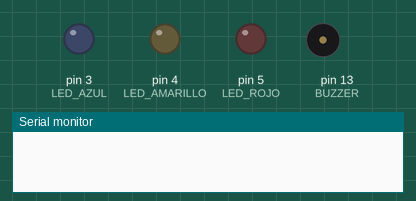
A sketch run on a simulated Arduino Uno, built with avr-gcc and run on an emulated ATmega328P. On the bench: output pins drawn as LEDs (lit = HIGH), buzzer (waves = sounding, pin HIGH), the last lines printed to the serial monitor.

Above: at 0.1 s.
At 4.65 s:
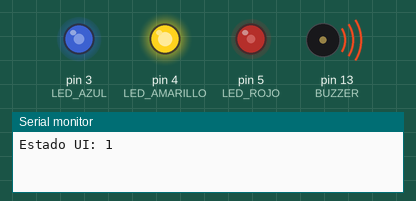
At 8.97 s:
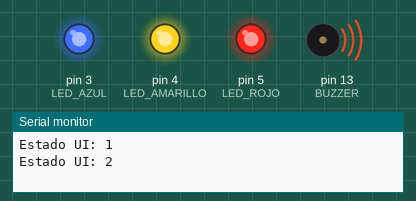
At 15.1 s:
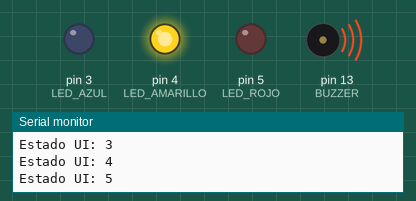
At 18.1 s:
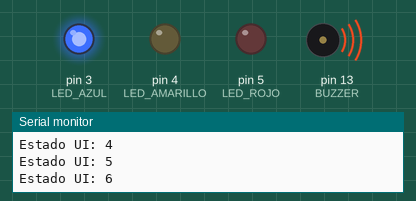
At 27.1 s:
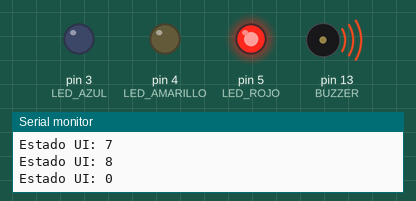
Timing chart, 0 to 40.0 s (numbered marks = the images above):
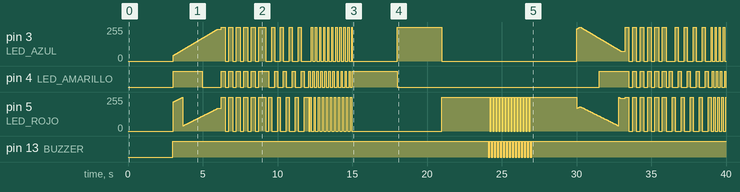

The sketch:

PRUEBA_INTERFAZ_PATRONES_sin_boton.ino
```cpp
//==============================
// Pines
//==============================

#define LED_AZUL 3
#define LED_AMARILLO 4
#define LED_ROJO 5
#define BUZZER 13

//==============================
// Control interfaz
//==============================
enum EstadoUI {
  UI_APAGADO,
  UI_LIMPIEZA,
  UI_LISTO,
  UI_EXTRACCION,
  UI_ANALISIS,
  UI_DIESEL,
  UI_NAFTA,
  UI_DUDA,
  UI_SOBREPRESION
};

EstadoUI estadoUI = UI_APAGADO;

void actualizarInterfaz();

unsigned long tiempoUI = 0;
byte pasoUI = 0;

EstadoUI estadoUIAnterior = UI_APAGADO;

//==============================
// Beep resultado
//==============================

bool beepActivo = false;
bool beepResultadoHecho = false;
unsigned long tiempoBeep = 0;

//==============================
// PRUEBA Cambio automático de estados
//==============================

unsigned long tiempoCambioEstado = 0;

void setup() {
  Serial.begin(9600);
  pinMode(LED_AZUL, OUTPUT);
  pinMode(LED_AMARILLO, OUTPUT);
  pinMode(LED_ROJO, OUTPUT);

  pinMode(BUZZER, OUTPUT);
  //PRUEBA
  tiempoCambioEstado = millis();
}

void loop() {
  cambiarEstadoAutomatico();

  actualizarInterfaz();
}

//PRUEBA
void cambiarEstadoAutomatico() {
  if (millis() - tiempoCambioEstado < 3000)
    return;

  tiempoCambioEstado = millis();

  switch (estadoUI) {
    case UI_APAGADO:
      estadoUI = UI_LIMPIEZA;
      Serial.print("Estado UI: ");
      Serial.println(estadoUI);
      break;

    case UI_LIMPIEZA:
      estadoUI = UI_LISTO;
      Serial.print("Estado UI: ");
      Serial.println(estadoUI);
      break;

    case UI_LISTO:
      estadoUI = UI_EXTRACCION;
      Serial.print("Estado UI: ");
      Serial.println(estadoUI);
      break;

    case UI_EXTRACCION:
      estadoUI = UI_ANALISIS;
      Serial.print("Estado UI: ");
      Serial.println(estadoUI);
      break;

    case UI_ANALISIS:
      estadoUI = UI_DIESEL;
      Serial.print("Estado UI: ");
      Serial.println(estadoUI);
      break;

    case UI_DIESEL:
      estadoUI = UI_NAFTA;
      Serial.print("Estado UI: ");
      Serial.println(estadoUI);
      break;

    case UI_NAFTA:
      estadoUI = UI_DUDA;
      Serial.print("Estado UI: ");
      Serial.println(estadoUI);
      break;

    case UI_DUDA:
      estadoUI = UI_SOBREPRESION;
      Serial.print("Estado UI: ");
      Serial.println(estadoUI);
      break;

    case UI_SOBREPRESION:
      estadoUI = UI_APAGADO;
      Serial.print("Estado UI: ");
      Serial.println(estadoUI);
      break;
  }
}

void actualizarInterfaz() {
  if (estadoUI != estadoUIAnterior) {
    estadoUIAnterior = estadoUI;
    tiempoUI = millis();
    pasoUI = 0;
    beepActivo = false;
    beepResultadoHecho = false;
    digitalWrite(BUZZER, HIGH);
  }
  switch (estadoUI) {
    case UI_LIMPIEZA: patronLimpieza(); break;
    case UI_LISTO: patronListo(); break;
    case UI_EXTRACCION: patronExtraccion(); break;
    case UI_ANALISIS: patronAnalisis(); break;
    case UI_DIESEL: patronDiesel(); break;
    case UI_NAFTA: patronNafta(); break;
    case UI_DUDA: patronDuda(); break;
    case UI_SOBREPRESION: patronSobrepresion(); break;
  }
}

void setLED(byte azul, byte amarillo, byte rojo) {
  analogWrite(LED_AZUL, azul);
  analogWrite(LED_AMARILLO, amarillo);
  analogWrite(LED_ROJO, rojo);
}

//==============================
// BUZZER FUNCION
//==============================

void actualizarBeep() {
  if (!beepActivo)
    return;

  if (millis() - tiempoBeep >= 80) {
    digitalWrite(BUZZER, HIGH);
    beepActivo = false;
  }
}

void iniciarBeep() {
  digitalWrite(BUZZER, HIGH);

  beepActivo = true;
  tiempoBeep = millis();
}

//==============================
// LIMPIEZA FUNCION
//==============================

void patronLimpieza() {
  if (millis() - tiempoUI < 15)
    return;

  tiempoUI = millis();

  static int brillo = 40;
  static int dir = 1;

  brillo += dir;

  if (brillo >= 255)
    dir = -1;

  if (brillo <= 40)
    dir = 1;

  byte azul = brillo;

  byte amarillo = map((brillo + 85) % 255, 0, 255, 40, 255);

  byte rojo = map((brillo + 170) % 255, 0, 255, 40, 255);

  setLED(azul, amarillo, rojo);
}

//==============================
// TODO LISTO
//==============================

void patronListo() {
  if (millis() - tiempoUI < 250)
    return;

  tiempoUI = millis();

  pasoUI = !pasoUI;

  if (pasoUI)
    setLED(255, 255, 255);

  else
    setLED(0, 0, 0);
}

//==============================
// EXTACCION
//==============================

void patronExtraccion() {
  if (millis() - tiempoUI < 200)
    return;

  tiempoUI = millis();

  pasoUI++;

  if (pasoUI > 2)
    pasoUI = 0;

  switch (pasoUI) {
    case 0:
      setLED(255, 0, 0);
      break;

    case 1:
      setLED(0, 255, 0);
      break;

    case 2:
      setLED(0, 0, 255);
      break;
  }
}

//==============================
// ANALISIS
//==============================

void patronAnalisis() {
  if (millis() - tiempoUI < 90)
    return;

  tiempoUI = millis();

  pasoUI++;

  if (pasoUI > 2)
    pasoUI = 0;

  switch (pasoUI) {
    case 0:
      setLED(255, 0, 0);
      break;

    case 1:
      setLED(0, 255, 0);
      break;

    case 2:
      setLED(0, 0, 255);
      break;
  }
}

//==============================
// COMBUSTIBLES DECISION
//==============================

void patronNafta() {
  setLED(255, 0, 0);

  if (!beepResultadoHecho) {
    iniciarBeep();
    beepResultadoHecho = true;
  }

  actualizarBeep();
}

void patronDiesel() {
  setLED(0, 255, 0);

  if (!beepResultadoHecho) {
    iniciarBeep();
    beepResultadoHecho = true;
  }

  actualizarBeep();
}

void patronDuda() {
  setLED(0, 0, 255);

  if (!beepResultadoHecho) {
    iniciarBeep();
    beepResultadoHecho = true;
  }

  actualizarBeep();
}

//==============================
// SOBREPRESION
//==============================

void patronSobrepresion() {
  if (millis() - tiempoUI < 100)
    return;

  tiempoUI = millis();

  pasoUI = !pasoUI;

  if (pasoUI) {
    setLED(0, 0, 255);
    digitalWrite(BUZZER, LOW);
  } else {
    setLED(0, 0, 0);
    digitalWrite(BUZZER, HIGH);
  }
}

/*
⠀⠀⠀⠀⠀⠀⠀⠀⠀⠀⠀⠀⠀⠀⠀⠀⠀⠀⠀⠀⠀⠀⠀⠀⣀⣤⣶⡾⢿⣿⠿⠿⢿⠿⠿⣿⣿⣶⣤⣄⠀⠀⠀⠀⠀⣠⡖⠀⠀⠀⠀⣀⡀⠀⠀⠀⠀⠀⠀⠀⠀⠀⠀
⠀⠀⠀⠀⠀⠀⠀⠀⠀⠀⠀⠀⠀⠀⠀⠀⠀⠀⠀⠀⠀⢀⣴⣿⠟⠹⠃⠀⠈⠁⠀⠀⠀⠀⠀⠀⠿⢭⣿⣿⣿⣦⣄⢠⣾⣿⡇⣀⣤⣶⣾⠋⠀⣀⣠⣤⣤⡶⠒⠀⠀⠀⠀
⠀⠀⠀⠀⠀⠀⠀⠀⠀⠀⠀⠀⠀⠀⠀⠀⠀⠀⠀⠀⢀⠾⠃⣁⠀⠀⡀⡰⢄⠀⠀⠀⠀⠀⠀⠀⠀⠀⠨⢿⣿⣿⣿⣿⣿⣿⣿⣿⣿⣿⣿⣿⣿⣿⣿⣿⣿⣤⣶⣶⣿⣷⣤
⠀⠀⠀⠀⠀⠀⠀⠀⠀⠀⠀⠀⠀⠀⠀⠀⠀⠀⠀⢀⠟⠀⢚⣹⠃⠀⢷⡳⢶⡶⠒⠋⠉⠙⠲⠄⠀⠀⠐⠲⣿⣿⣿⣿⣿⣿⣿⣿⣿⣿⣿⣿⣿⣿⣿⣿⣿⣿⣿⣿⣿⠟⠁
⠀⠀⠀⠀⠀⠀⠀⠀⠀⠀⠀⠀⠀⠀⠀⠀⠀⠀⢀⣟⡤⠚⠛⢧⠀⠀⠀⠘⠃⠀⢀⣤⠄⠀⠀⠀⠀⠀⠀⠘⢲⣿⣿⣿⣿⣿⣿⣿⣿⣿⣿⣿⣿⣿⣿⣿⣿⣿⣿⣿⠁⠀⠀
⠀⠀⠀⠀⠀⠀⠀⠀⠀⠀⠀⠀⠀⠀⠀⠀⠀⠀⢸⠋⠀⠀⢤⣈⡇⠀⠀⠀⠲⠾⣽⣒⡒⠒⢶⠤⣄⠀⠀⠀⠐⢭⣿⣿⣿⣿⣿⣿⣿⣿⣿⣿⣿⣿⣿⣿⣿⣿⡟⠁⠀⠀⠀
⠀⠀⠀⠀⠀⠀⠀⠀⠀⠀⠀⠀⠀⠀⠀⠀⠀⠀⣏⡤⡔⣶⡿⠋⠀⠀⠀⠀⠀⠀⠀⠈⠉⠁⠈⠉⠋⠀⠀⠀⠀⠐⢿⣿⣿⣿⣿⣿⢿⣿⣿⣿⣿⣿⣿⣿⡿⠋⠀⠀⠀⠀⠀
⠀⠀⠀⠀⠀⠀⠀⠀⠀⠀⠀⠀⠀⠀⠀⠀⠀⢰⠏⠉⠁⠀⣷⡆⠺⢲⡄⠀⠀⠀⠀⠀⠀⠀⠀⠀⠀⠀⠀⠀⠀⠀⢸⣿⣿⣿⣿⣿⣸⣿⣿⣿⣿⣿⣿⣿⣶⣤⣤⡤⠀⠀⠀
⠀⠀⠀⠀⠀⠀⠀⠀⠀⠀⠀⠀⠀⠀⠀⠀⠀⡞⠀⢀⠀⠀⠉⠁⠀⠀⠀⠀⠀⢀⡀⠀⠀⠀⠀⠀⠀⠀⠀⠀⠀⠀⠈⣿⣿⣿⣿⣿⣿⣿⣿⣿⣿⣿⣿⠿⠟⠉⠁⠀⠀⠀⠀
⠀⠀⠀⠀⠀⠀⠀⠀⠀⠀⠀⠀⠀⠀⠀⠀⢸⠃⠀⣿⡤⠖⠚⠋⠉⠉⠉⠙⢦⠀⢷⠀⠀⠀⠀⠀⠀⠀⠀⠀⠀⠀⠀⠿⠛⣹⠚⢻⣿⣿⣿⣿⡉⠉⠀⠀⠀⠀⠀⠀⠀⠀⠀
⠀⠀⠀⠀⠀⠀⠀⠀⠀⠀⠀⠀⠀⠀⠀⠀⣿⠀⠀⠁⡇⠐⢿⣿⣿⣿⣿⣿⣾⣆⠘⡆⠀⠀⠀⠀⠀⠀⠀⠀⠀⠀⠀⠀⣼⡁⠀⣸⠉⠉⠙⠛⠉⠛⠀⠀⠀⠀⠀⠀⠀⠀⠀
⠀⠀⠀⠀⠀⠀⠀⠀⠀⠀⠀⠀⠀⠀⠀⠀⣿⠀⠀⠀⢿⣀⠈⠹⣿⣿⣿⣿⣿⣿⠀⠇⠀⠀⠀⠀⠀⠀⠀⠀⠀⠀⠀⠀⣻⢷⠘⡿⠀⠀⠀⠀⠀⠀⠀⠀⠀⠀⠀⠀⠀⠀⠀
⠀⠀⠀⠀⠀⠀⠀⠀⠀⠀⠀⠀⠀⠀⠀⠀⢸⡄⠀⠀⠘⣿⣿⣦⣾⣿⣿⣿⣿⣿⡇⠀⠀⠀⠀⠀⠀⠀⠀⠀⠀⠀⠀⢰⣯⠋⣸⣇⠀⠀⠀⠀⠀⠀⠀⠀⠀⠀⠀⠀⠀⠀⠀
⠀⠀⠀⠀⠀⠀⠀⠀⠀⠀⠀⠀⠀⠀⠀⠀⠘⡇⠀⠀⠀⣿⣿⣿⡿⠿⠿⠿⠿⢿⡇⠀⠀⠀⠀⠀⠀⠀⠀⠀⠀⠀⠀⢸⣎⡴⠋⢸⠇⠀⠀⠀⠀⠀⠀⠀⠀⠀⠀⠀⠀⠀⠀
⠀⠀⠀⠀⠀⠀⠀⠀⠀⠀⠀⠀⠀⠀⠀⠀⠀⢹⡀⠀⠀⣿⠿⠍⠀⠠⠤⠤⠤⡼⠀⠀⠀⠀⠀⠀⠀⠀⠀⠀⢀⡠⠖⠋⠉⠀⢀⡇⠀⠀⠀⠀⠀⠀⠀⠀⠀⠀⠀⠀⠀⠀⠀
⠀⠀⠀⠀⠀⠀⠀⠀⠀⠀⠀⠀⠀⠀⠀⠀⠀⠈⣇⠀⠀⠻⠤⠤⠄⠒⠒⠒⠚⠁⠀⠀⠀⣠⣾⣿⣷⣶⣤⣞⡉⠀⠀⠀⠀⠀⠼⠉⡇⠀⠀⠀⠀⠀⠀⠀⠀⠀⠀⠀⠀⠀⠀
⠀⠀⠀⠀⠀⠀⠀⠀⠀⠀⠀⠀⠀⠀⠀⠀⠀⠀⢸⡄⠀⠐⠒⠲⠶⠶⠀⠀⠀⠀⢀⣴⣿⣿⣿⣿⣿⣿⣿⣿⣿⣦⡄⠀⠀⠀⣠⠾⣷⣲⠤⣀⠀⠀⠀⠀⠀⠀⠀⠀⠀⠀⠀
⠀⠀⠀⠀⠀⠀⠀⠀⠀⠀⠀⠀⠀⠀⠀⠀⠀⠀⠀⣷⠀⠀⠀⠀⠀⠀⠀⠀⠀⣴⣿⣿⣿⣿⣿⣿⣿⣿⣿⣿⣿⣿⣿⣦⡀⠾⠓⠋⠉⠀⠀⠈⣆⠀⠀⠀⠀⠀⠀⠀⠀⠀⠀
⠀⠀⠀⠀⠀⠀⠀⠀⠀⠀⠀⠀⠀⠀⠀⠀⠀⠀⢀⣘⣦⣄⣀⣀⣀⣀⣀⣠⣾⣿⣿⣿⣿⣿⣿⣿⣿⣿⣿⣿⣿⣿⣿⣿⣿⣷⡄⠀⠀⠀⠀⠀⢸⠀⠀⠀⠀⠀⠀⠀⠀⠀⠀
⠀⠀⠀⠀⠀⠀⠀⠀⠀⠀⠀⠀⠀⠀⣀⣤⡶⠞⠋⣭⠷⢾⣧⣉⣩⣭⣽⣿⣿⣿⣿⣿⣿⣿⣿⣿⣿⣿⣿⣿⣿⣿⣿⣿⣿⠟⠁⠀⠀⠀⠀⠀⢸⠀⠀⠀⠀⠀⠀⠀⠀⠀⠀
⠀⠀⠀⠀⠀⠀⠀⠀⠀⠀⠀⢀⡴⠋⢹⣿⠀⠀⠀⡇⠀⢸⣿⣿⣿⣿⣿⣿⣿⣿⣿⣿⣿⣿⣿⣿⣿⣿⣿⣿⣿⣿⣿⠟⠁⠀⠀⣀⣠⣤⣤⣤⣼⣤⣀⡀⠀⠀⠀⠀⠀⠀⠀
⠀⠀⠀⠀⠀⠀⠀⠀⠀⠀⠀⣾⠀⠀⢸⢻⠀⠀⠀⡇⠀⢸⣿⣷⣿⣿⣿⣿⣿⣿⣿⣿⣿⣿⣿⣿⣿⣿⣿⣿⣿⣟⡣⠴⠒⠉⢉⣁⣀⣀⣠⣤⣄⣀⣀⡉⠙⠲⢄⠀⠀⠀⠀
⠀⠀⠀⠀⠀⠀⠀⠀⠀⠀⠀⣿⠀⠀⠘⡼⡄⠀⠀⣷⣴⣾⣿⣿⣿⣿⣿⣿⣿⣿⣿⣿⣿⣿⣿⣿⣿⣿⣿⡿⠋⠋⢀⣠⣴⣾⣿⣿⣿⣿⣿⣿⣿⣿⣿⣿⣶⣦⡈⠓⣄⠀⠀
⠀⠀⠀⠀⠀⠀⠀⠀⠀⠀⠀⢸⡀⠀⠀⣿⡇⢀⣴⣿⣿⣿⣿⣿⣿⣿⣿⣿⣿⣿⣿⣿⣿⣿⣿⣿⣿⣿⡿⠀⢀⣴⣿⣿⣿⣿⣿⣿⣿⣿⣿⣿⣿⣿⣿⣿⣿⣿⣿⡆⠈⢧⠀
⠀⠀⠀⠀⠀⠀⠀⠀⠀⠀⠀⢸⡇⠀⠀⠸⣿⣿⣿⣿⣿⣿⣿⣿⣿⣿⣿⣿⣿⣿⣿⣿⣿⣿⣿⣿⣿⣿⠓⠒⠛⠛⠛⠿⢿⣿⣿⣿⣿⣿⣿⣿⣿⣿⣿⣿⣿⣿⣿⣿⡀⠈⢇
⠀⠀⠀⠀⠀⠀⠀⠀⠀⠀⠀⠀⢧⠀⢠⣾⣿⣿⣿⣿⣿⣿⣿⣿⣿⣿⣿⣿⣿⣿⣿⣿⣿⣿⣿⣿⣿⣿⣷⣦⠀⠐⢲⡦⢤⣌⠛⢿⣿⣿⣿⣿⣿⣿⣿⣿⣿⣿⣿⣿⣷⠀⠸
⠀⠀⠀⠀⠀⠀⠀⠀⠀⠀⢀⠔⠛⣳⣿⣿⣿⣿⣿⣿⣿⣿⣿⣿⣿⣿⣿⣿⣿⣿⣿⣿⣿⣿⣿⣿⣿⣿⣿⣿⣿⡆⢀⠑⢿⣿⡟⠒⠈⠻⣿⣟⣿⢿⣿⣿⣿⣿⣿⣿⣿⠀⠀
⠀⠀⠀⠀⠀⠀⠀⠀⢀⠔⠉⢀⣼⣿⣿⣿⣿⣿⣿⣿⣿⣿⣿⣿⣿⣿⣿⣿⣿⣿⣿⣿⣿⣿⣿⣿⣿⣿⣿⣿⣿⣿⣶⣕⢄⠈⠀⠀⠀⠀⠈⠻⣿⣿⣿⣿⣿⣿⣿⣿⣿⠀⠀
⠀⠀⠀⠀⠀⠀⢀⡔⠃⠀⣠⣾⣿⣿⣿⣿⣿⣿⣿⣿⣿⣿⣿⣿⣿⣿⣿⣿⣿⣿⣿⣿⣿⣿⣿⣿⣿⣿⣿⣿⣿⣿⣿⣿⣷⣝⠀⠀⠀⠀⠀⠀⠈⢻⣿⣿⣿⣿⣿⣿⣿⠀⠀
⠀⠀⠀⠀⣠⡴⠁⠀⠀⠀⣿⣿⣿⣿⣿⣿⣿⣿⣿⣿⣿⣿⣿⣿⣿⣿⣿⣿⣯⣷⣿⣿⣿⣿⣿⣿⣿⣿⣿⣿⣿⣿⣿⣿⣿⣿⣦⡳⡄⠀⠀⠀⠀⠀⣻⣿⣿⣿⣿⣿⣿⠀⠀
⠀⠀⢠⣞⡟⠀⠀⠀⠀⠀⠘⢿⣿⣿⣿⣿⣿⣿⣿⣿⣿⣿⣿⣿⣿⣿⣿⣿⣿⣿⣿⣽⣿⣿⣿⣿⣿⣿⣿⣿⣿⣿⣿⣿⣿⣿⣿⣿⡝⣆⢤⡄⠤⠄⣉⣿⣿⣿⣿⣿⣿⠀⠀
⠀⢀⡏⢸⠁⠀⠀⠀⠀⠀⠀⠀⠙⢿⣿⣿⣿⣿⣿⣿⣿⣿⣿⣿⣿⣿⣿⣿⣿⣿⣿⣿⣿⣿⣿⣿⣿⣿⣿⣿⣿⣿⣿⣿⣿⣿⣿⣿⣿⣮⣂⣠⣤⣾⣿⣿⣿⣿⣿⣿⡟⠀⠀
⠀⢸⠃⡎⠀⠀⠀⠀⠀⠀⠀⠀⠀⠸⣿⣿⣿⣿⣿⣿⣿⣿⣿⣿⣿⣿⣿⣿⣿⣿⣿⣿⣿⣿⣿⣿⣿⣿⣿⣿⣿⣿⣿⣿⣿⣿⣿⣿⣿⣿⣿⣿⣿⣿⣿⣿⣿⣿⣿⣿⠁⠀⠀
⠀⣾⠀⡇⠀⠀⠀⠀⠀⣀⣀⡆⠀⠀⠙⢿⣿⣿⣿⣿⣿⣿⣿⣿⣿⣿⣿⣿⣿⣿⣿⣿⣿⣿⣿⣿⣿⣿⣿⣿⣿⣿⣿⣿⣿⣿⣿⣿⣿⣿⣿⣿⣿⣿⣿⣿⣿⣿⣿⡇⠀⠀⠀
⣸⣿⠀⡇⠀⠀⠀⠀⠸⢷⠋⠀⠀⠀⠀⠐⠛⢿⣿⣿⣿⣿⣿⣿⣿⣿⣿⣿⣿⣿⣿⣿⣿⣿⣿⣿⣿⣿⣿⣿⣿⣿⣿⣿⣿⣿⣿⣿⡿⢿⣿⣿⣿⣿⣿⣿⣿⣿⡏⠀⢠⠀⠀

------------::::::::::::::::::::::::::::::--+#%@@@@@@@@@@@@@@@@@@@@@@@@@@@@@@@@@@@@@@@@@@%%%%###%%%%%%%@@@@@@@@@@@@@@@  @@@@@@@@@@@@@@@@@@@@@@@@@@@@@@
::::::::::::::::::::::::::::::::::::::::::::-=+**#%%@@@@@@@@@@@@@@@@@@@@@@@@@@@@@@@@@@@@@@@@@%%#####%%%%%@@@@@@@@@@@@@@@@@@@@@@@@@@@@@@@@@@@@@@@@@@@
:::::::::::::::::.............::::::::::::::-==+**#######%@@@@@@@@@@@@@@@@@@@@@@@@@@@@@@@@@@@@@@@%%%%@@@@@%%@@@@@@@@@@@@@@@@@@@@@@@@@@@@@@@@@@@@@@@@
..........:::::::................:::::::::::-==+********++#%%%@@@@@@@@@@@@@@@@@@@@@@@@@@@@@@@@@@@@@@@@@@@@@@%%%@@@@@@@@@@@@@@@@@@@@@@@@@@@@@@@@@@@@@
.............:::::...............:::::::::::--=+******++=*####%%%%%@@@@@@@@@@@@@@@@@@@@@@@@@@@@@@@@@@@@@@@@@@%%%@@@@@@@@@@@@@@@@@@@@@@@@@@@@@@@@@@@@
.................................::::::::::---=+***++++==+*########%%%%%%%%%@@@@@@@@@@@@@@@@@@@@@@@@@%%@@@@@@%%@@@@@@@@@@@@@@@@@@@@@@@@@@@@@@@@@@@@@
................................:::::::::::--=++++++==--=***############%%%@@%##%@@@@@@@@@@@@@@@@@@@@%##%@@@@%@@@@@@@@@@@@@@@@@@@@@@@@@@@@@@@@@@@@@@
...............................::::::::::---===+=------==+*################*##%@%##%@@@@@@@@@@@@@@%@@%###%%@@@@@@@@@@@@@@@@@@@@@@@@@@@@@@@@@@@@@@@@@
...............................::.:::::-----====------=+*#####**********++++++++*#@@@@%@@@@@@@@@@@@@@%%###%@@@@@@%@@@@@@@@@@@@@@@@@@@@@@@@@@@@@@@@@@
.............................::::::::::--------------=+**********+++++**********##*#%@@@@@@@@@@@@@@@@%%%###%%@@@@%@@@@@@@@@@@@@@@@@@@@@@@@@@@@@@@@@@
............................::::::::::::-------------++*+++++++*#%%@@%%%%%#####%%######%@@@@@%@@@@@@@%@@%###@@@@@@@@@@@@@@@@@@@@@@@@@@@@@@@@@@@@@@@@
........................:::::::::::::::------:::::------=*#%%@@@%%%%#**#%%%@%%%%%%%%%####*%@@@@@%%@@@@@@%#*#%@@@@@@@@@@@@@@@@@@@@@@@@@@@@@@@@@@@@@@@
.........................::::::::::::::-:::---::::-=*#%@@@@@@%%%%%%%%%%%%%%%%@@@%****########%@@@@%%@@@@%###%@@@@@@@@@@@@@@@@@@@@@@@@@@@@@@@@@@@@@@@
.........................::::::::::::::---::::+#%%@@@@@%%##%%%%%%#*##%%%%%%#%@@@@@#####%%%%#####@@@@@@@@@@@%#%@@@@@@@@@@@@@@@@@@@@@@@@@@@@@@@@@@@@@@
........................:::::::::::::::::-+#@@@@@%%####*####**+**+++++++++=*%@@@@@##%@%%%%%%%%###@@@@@@@@@@@%#%@@@@@@@@@@@@@@@@@@@@@@@@@@@@@@@@@@@@@
.......................:::::::::::::::::===---------=====----------------+#%@%@@@@+#@@@@@@@@@@%#@@@@@@@@%######%@@@@@@@@@@@@@@@@@@@@@@@@@@@@@@@@@@@@
..............::.....::::::::::::::::::::::::---=======---::::::::::-==#%%%@#%@@@##%@@@@@@@@@%%%@@@@@@@@@%#####%@@@@@@@@@@@@@@@@@@@@@@@@@@@@@@@@@@@@
.............::....::::::::::::::::::::::::::-----==--===+*%%%%%%%@@@@@@@@@@%%@@@@@@@@@@@@@@@%%@%@@@@@@@@@%####%@@@@@@@@@@@@@@@@@@@@@@@@@@@@@@@@@@@@
..........::::::::::::::::::::::::::::::::::------=+=*@@@@@@@@@%%#%@@@@@@@@@%@@@@@@@@@@@@@@@@%#%#%@@@@@@@@@####%@@@@@@@@@@@@@@@@@@@@@@@@@@@@@@@@@@@@
.......:::::::::::::::::-::::::::::::::::::-----+=*%@@@@@@#=-+%@#%%@@@@@@@@@@@@@@@@@@@@@@@@@@#%##@@@%%@@@@@%#%%%@@@@@@@@@@@@@@@@@@@@@@@@@@@@@@@@@@@@
:::::::.::::::::::::::::::::::::::::::::::----:+%@@@#%#=---:=%@@%##%%@@@@@@@@@@@@@@@@@@@@@@@@#++*@@%%@@@@@@%%%@@@@@@@@@@@@@@@@@@@@@@@@@@@@@@@@@@@@@@
::::::::::::::::::::::::::::::::::::::::::::::=@@@@@%#*+==*%@@@@@@@%@%@@@@@@@@%@@@@@#@@@@@@@#*-=#@%%@%@@@@@@%@@@@@@@@@@#%@@@@@@@@@@@@@@@@@@@@@@@@@@@
::::::::::::::::::::::::::-==-==----=+**********+++**#%%%@@@@@@@@%%%#@%%@@@@@@@@@@@@%%+-=*##%+-+@@@@@@@@@@@@@@@@@@@@@@%%@@@@@@@@@@@@@@@@@@@@@@@@@@@@
::::::::::::::::::::::::::=%@@%*++++++++===+***###%@@@@@@@@@@@%%%@@@@@@@@@@@@@@@@@@@@@@@@@@@@**%@@@@@@@@@@@@@@@@@@@@@@@@@@@@@@@@@@@@@@@@@@@@@@@@@@@@
::::::::::::::::-::::::::-:-#%%#**++*#%@@@@@@@@@@@@@@@@@@@@%###%#%%%@@@@@@@@@@@@@@@@@@@@@@@@%%%@@@@@@@@@@@@@@@@@@@@@@@@@@@@@@@@@@@@@@@@@@@@@@@@@@@@@
::::---:::::::---:::::::::::-+#@@@@@@@#*%@@%*#@%#%@@@@@@%**###%%%@@@@@@@@@@@@@@@@@@@@@@%%%%@@@@@@@@@@@@@@@@@@%%@@@@@@@@@@@@@@@@@@@@@@@@@@@@@@@@@@@@@
::-=======-:::::::::::::::::::-*@@@%#@%=*@@@@@#%@@@#***###%%@@@@@@@@@@@@@@@@@@@@@#####%%%%@@@@@@@@@@@@@@@@@@@@@@@@@@@@@@@@@@@@@@@@@@@@@@@@@%%%@@@@@@
:-=====++++-::::::::::::::::::::+@@@@*-:-##%@@%****###%%@@@@@@@@@@@@@@@@%++*#%%%%%%%%%%%%@@@@@@@@@@@@@@%@@@@@%####%@@@@@@@@@@@@@@@@@@@@@@%%%@@@@@@@@
==+++++++++--------------------::-=++*%@@@@###*##%@@@@@@@@@@@@@@@@@*---+#%%%@@@%%%%#*#%%%@@@@@@@@@@@@@%@%####*#%@@@@@@@@@@@@@@@@@@@@@@@@@@%%%@@@@@@@
++++**+++++=------=======---------*@@@@@%%%%%@@@@@@@@%*+====---:::::--+*%%@@@@@%*++**###%@@@@@@@@@@@%##*##*#%@@@@@@@@@@@@@@@@@@@@@@@@@@@@@@@@@@@@@@@
++****++++===++++===++++=---------=*@@@@@@@@@%*++===========---::::=*%%%@%%@%%+-=**###++@@@@@@@@@@@#*######%@@@@@@@@@@@@@@@@@@@@@@@@@@@@@@@@@@@@@@@@
=+****========++**++++++++==---------+@@@#+=======++++*+++++==--::-*%@@@%%##+--=*%%%*+=#@@@@@@@@@@**######%@@@@@@@@@@@@@@@@@@@@@@@@@@@@@@@@@@@@@@@@@
==+**+=======+++++++====++===--==---:::::::=++++++****##***+++==:-+#%%@%%*+====+%%*=++*@@@@@@@@@%######%%%@@@@@@@@@@@@@@@@@@@@@@@@@@@@@@@@@@@@@@@@@@
===+=+====++++==+====+*####+==*##*=----:::-+*****#########****+==+#@@@%#====+++*%++++**@@@@@@@@%#####%%%%@@@@@@@@@@@@@@@@@@@@@@@@@@@@@@@@@@@@@@@@@@@
---=-==--==+*##%%%%#*+#%%@@%%%%%%%%%%%%%%%############%%#==+++++##@@%#====+++++****+**%@@@@@@@#%%###%%%%@@@@@@@@@@@@@@@@@@@@@@@@@@@@@@@@@@@@@@@@@@@@
--===-=*#%%%%%%%%%%%%%%%%%%%%@@%%%%%%%%#####%%########%%*=----=%@@@*=++++++++**+++++**@@@@@%%######%%%%@@@@@@@@@@@@@@@@@@@@@@@@@@@@@@@@@@@@@@@@@@@@@
==+#%%%%%%%@@@@%%%%%%%%%%%%@@@%%%%%%%##################%%#+===@@@*=+*++++**++++++****#@@@@@####%%%%%%@@@@@@@@@@@@@@@@@@@@@@@@@@@@@@@@@@@@@@@@@@@@@@@
++++++++====+==*#%%%%%@@@@@@@@@@@@@@@@@%%%%%%%%%%%##%%%%%###*%@#+++****+++++*********@@@@@##%%%%%%#%%@@@@@@@@@@@@@@@@@@@@@@@@@@@@@@@@@@@@@@@@@@@@@@@
*+++==========++#%%@@@@@%%##**##%%%@@@@@@@@@%%@@@%%%%%%%%%%%###*****+++++***+++++++*#@@@%%%%%%%@@@@@@@@@@@@@@@@@@@@@@@@@@@@@@@@@@@@@@@@@@@@@@@@@@@@@
++++++***+++++++**###***+++++++++++**#%@@@@@@@@@@@@@@@@%**######******+***+**+++***#@@@#%%%##%@@@@@@@@@@@@@@@@@@@@@@@@@@@@@@@@@@@@@@@@@@@@@@@@@@@@@@
***********************+*********+++***#%@@@@@@@@@@%%%%%%%##**+****************#####@@%%%##%@@@@@@@@@@@@@@@@@@@@@@@@@@@@@@@@@@@@@@@@@@@@@@@@@@@@@@@@
****#########*#********##%%%%%%%%##******#@@@@@%%%%%%%%%%%%##**********++**##%%%%%%%%%%###%@@@@@@@@@@@@@@@@@@@@@@@@@@@@@@@@@@@@@@@@@@@@@@@@@@@@@@@@@
#####################%%%%@@@@@%###%%##****#####****+++++****#####*****+*#%%%@@%%%%%%%#%%%%@@@@@@@@@@@@@@@@@@@@@@@@@@@@@@@@@@@@@@@@@@@@@@@@@@@@@@@@@@
#%############%@@@@@@@@@@%%@%%%%#*************++++++*#%@@@%########*#%%%%%@%@%%%%%%%%@@@@@@@@@@@@@@@@@@@@@@@@@@@@@@@@@@@@@@@@@@@@@@@@@@@@@@@@@@@@@@@
#########%%@@@@@@@@@@@@@%######********************%@@@@@@@@######%%%%%%%%%%@%%%%%%%@@@@@@@@@@@@@@@@@@@@@@@@@@@@@@@@@@@@@@@@@@@@@@@@@@@@@@@@@@@@@@@@
%%%%%%%@@@@@@@@@@@@@@@@@@@%%#####***************#%@@@@@@@@@@%%%####%%@@%%%@@@%%%%%@@@@@@@@@@@@@@@@@@@@@@@@@@@@@@@@@@@@@@@@@@@@@@@@@@@@@@@@@@@@@@@@@@
%%%%@@@@@@@@@@%@@@@@@@@@@%%%###################%@@@@%%%%%%%%##**#%@@@@%@@@@%@@@@@@@@@@@@@@@@@@@@@@@@@@@@@@@@@@@@@@@@@@@@@@@@@@@@@@@@@@@@@@@@@@@@@@@@
%%@@@@@@@@@%%%@@@@@@@@@@@@@%%%%%%#########%%%%%%%%%%%%%%###**##%@@%%%@@@@@@%@@@@@@@@@@@@@@@@@@@@@@@@@@@@@@@@@@@@@@@@@@@@@@@@@@@@@@@@@@@@@@@@@@@@@@@@
*/
```

Measured:
- by itself, pin 4 (LED_AMARILLO): LOW → HIGH at 3.0 s, → LOW 1.9 s later, → HIGH 1.3 s later, → LOW 0.25 s later, … (76 changes in this stretch)
- by itself, pin 13 (BUZZER): LOW → HIGH at 3.0 s, → LOW 21.1 s later, → HIGH 0.10 s later, → LOW 0.10 s later, … (31 changes in this stretch)
